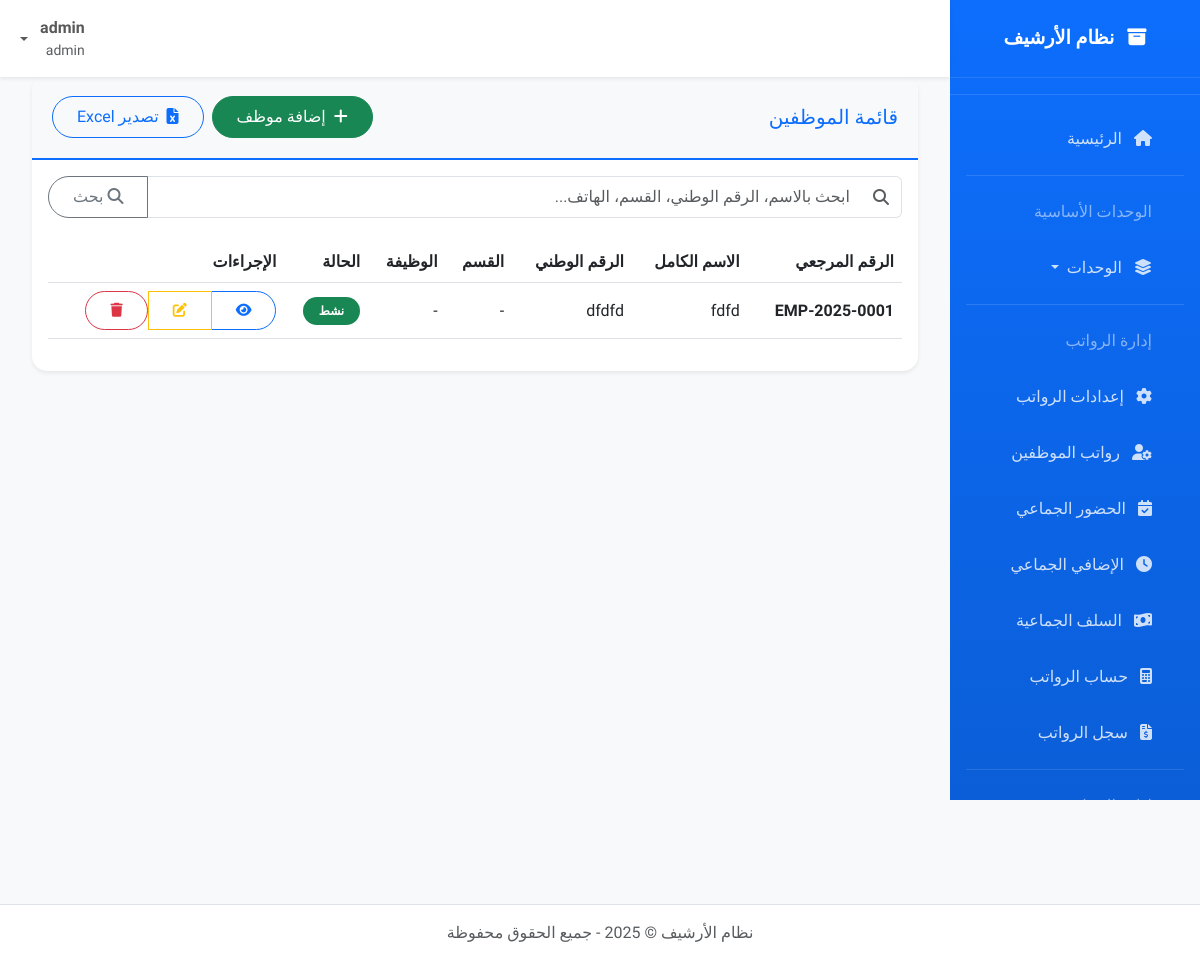
Page /employees (signed in) on the committed database.
### models.py (models this page shows, shortened)
class User(db.Model, UserMixin):
    id = db.Column(db.Integer, primary_key=True)
    username = db.Column(db.String(50), unique=True, nullable=False)
    email = db.Column(db.String(100), unique=True, nullable=False)
    password_hash = db.Column(db.String(128), nullable=False)
    role = db.Column(db.String(20), default='user')  # admin, archivist, user
    created_at = db.Column(db.DateTime, default=datetime.utcnow)
    def is_admin(self):
        return self.role == 'admin'
    def can_edit(self):
        return self.role in ['admin', 'archivist']

class Employee(db.Model):
    id = db.Column(db.Integer, primary_key=True)
    unique_id = db.Column(db.String(50), unique=True, nullable=False, default=lambda: generate_sequential_id("EMP"))
    national_id = db.Column(db.String(20), unique=True, nullable=False)
    full_name = db.Column(db.String(100), nullable=False)
    birth_date = db.Column(db.Date)
    gender = db.Column(db.String(10))
    address = db.Column(db.String(200))
    phone = db.Column(db.String(20))
    email = db.Column(db.String(100))
    department = db.Column(db.String(50))
    position = db.Column(db.String(50))
    hire_date = db.Column(db.Date)
    status = db.Column(db.String(20), default="active")
    notes = db.Column(db.Text)
    created_at = db.Column(db.DateTime, default=datetime.utcnow)
    files = db.relationship('EmployeeFile', backref='employee', lazy=True, cascade="all, delete-orphan")
    salary_info = db.relationship('EmployeeSalary', backref='employee', uselist=False)

### app.py (the view)
@app.route('/employees')
@login_required
def employee_list():
    query = request.args.get('q', '').strip()
    if query:
        employees = Employee.query.filter(
            db.or_(
                Employee.full_name.ilike(f'%{query}%'),
                Employee.national_id.ilike(f'%{query}%'),
                Employee.department.ilike(f'%{query}%'),
                Employee.position.ilike(f'%{query}%'),
                Employee.phone.ilike(f'%{query}%'),
                Employee.email.ilike(f'%{query}%'),
                Employee.notes.ilike(f'%{query}%')
            )
        ).all()
    else:
        employees = Employee.query.all()
    settings = CompanySettings.query.first()
    return render_template('employee/list.html', employees=employees, search_query=query, settings=settings)

### app.py (called while the page is built)
@login_manager.user_loader
def load_user(user_id):
    return User.query.get(int(user_id))

@app.before_request
def create_tables_once():
    if not hasattr(g, 'tables_created'):
        db.create_all()
        os.makedirs(app.config['UPLOAD_FOLDER'], exist_ok=True)
        os.makedirs(os.path.join(app.config['UPLOAD_FOLDER'], 'cars'), exist_ok=True)
        os.makedirs(os.path.join(app.config['UPLOAD_FOLDER'], 'employees'), exist_ok=True)
        os.makedirs(os.path.join(app.config['UPLOAD_FOLDER'], 'documents'), exist_ok=True)
        os.makedirs(os.path.join(app.config['UPLOAD_FOLDER'], 'logos'), exist_ok=True)
        if not CompanySettings.query.first():
            settings = CompanySettings()
            db.session.add(settings)
            db.session.commit()
        g.tables_created = True

@app.context_processor
def inject_current_year():
    return {'current_year': datetime.now().year}

### templates/employee/list.html (shortened to what this page needs)
{% extends "base.html" %}
{% block content %}
<div class="row">
    <div class="col-12">
        <div class="card border-0 shadow-sm">
            <div class="card-header d-flex justify-content-between align-items-center">
                <h5 class="mb-0">قائمة الموظفين</h5>
                <div class="d-flex gap-2">
                    <a href="{{ url_for('add_employee') }}" class="btn btn-success">
                        <i class="fas fa-plus me-1"></i> إضافة موظف
                    </a>
                    <a href="{{ url_for('export_employees') }}" class="btn btn-outline-primary">
                        <i class="fas fa-file-excel me-1"></i> تصدير Excel
                    </a>
                </div>
            </div>
            <div class="card-body">
                <form method="GET" class="mb-4">
                    <div class="input-group">
                        <span class="input-group-text bg-white border-end-0">
                            <i class="fas fa-search text-muted"></i>
                        </span>
                        <input type="text" name="q" class="form-control border-start-0" placeholder="ابحث بالاسم، الرقم الوطني، القسم، الهاتف..." value="{{ search_query or '' }}">
                        <button class="btn btn-outline-secondary" type="submit">
                            <i class="fas fa-search"></i> بحث
                        </button>
                    </div>
                </form>
                <div class="table-responsive">
                    <table class="table table-hover align-middle">
                        <thead>
                            <tr>
                                <th>الرقم المرجعي</th>
                                <th>الاسم الكامل</th>
                                <th>الرقم الوطني</th>
                                <th>القسم</th>
                                <th>الوظيفة</th>
                                <th>الحالة</th>
                                <th>الإجراءات</th>
                            </tr>
                        </thead>
                        <tbody>
                            {% for emp in employees %}
                            <tr>
                                <td class="fw-bold">{{ emp.unique_id }}</td>
                                <td>{{ emp.full_name }}</td>
                                <td>{{ emp.national_id }}</td>
                                <td>{{ emp.department or '-' }}</td>
                                <td>{{ emp.position or '-' }}</td>
                                <td>
                                    <span class="badge bg-{{ 'success' if emp.status == 'active' else 'warning' if emp.status == 'suspended' else 'secondary' }} rounded-pill px-3 py-2">
                                        {% if emp.status == 'active' %}نشط
                                        {% elif emp.status == 'suspended' %}موقوف
                                        {% elif emp.status == 'retired' %}متقاعد
                                        {% endif %}
                                    </span>
                                </td>
                                <td>
                                    <div class="btn-group" role="group">
                                        <a href="{{ url_for('employee_detail', employee_id=emp.id) }}" class="btn btn-sm btn-outline-primary" title="عرض التفاصيل">
                                            <i class="fas fa-eye"></i>
                                        </a>
                                        {% if current_user.can_edit() %}
                                        <a href="{{ url_for('edit_employee', employee_id=emp.id) }}" class="btn btn-sm btn-outline-warning" title="تعديل">
                                            <i class="fas fa-edit"></i>
                                        </a>
                                        <form method="POST" action="{{ url_for('delete_employee', employee_id=emp.id) }}" class="d-inline" onsubmit="return confirm('هل أنت متأكد من حذف هذا الموظف؟')">
                                            <button type="submit" class="btn btn-sm btn-outline-danger" title="حذف">
                                                <i class="fas fa-trash"></i>
                                            </button>
                                        </form>
                                        {% endif %}
                                    </div>
                                </td>
                            </tr>
                            {% endfor %}
                        </tbody>
                    </table>
                </div>
            </div>
        </div>
    </div>
</div>
{% endblock %}

### templates/base.html (shortened to what this page needs)
<!DOCTYPE html>
<html lang="ar" dir="rtl">
<head>
    <link href="https://cdn.jsdelivr.net/npm/bootstrap@5.3.0/dist/css/bootstrap.rtl.min.css" rel="stylesheet">
    <link rel="stylesheet" href="https://cdn.jsdelivr.net/npm/bootstrap-icons@1.10.0/font/bootstrap-icons.css">
    <link href="https://cdnjs.cloudflare.com/ajax/libs/font-awesome/6.4.0/css/all.min.css" rel="stylesheet">
</head>
<body>
    <nav id="sidebar" class="d-none d-lg-block">
        <div class="sidebar-brand">
            <i class="fas fa-archive me-2"></i> <span>نظام الأرشيف</span>
        </div>
        <hr class="text-white-50">
        <ul class="nav flex-column px-3">
            <li class="nav-item">
                <a class="nav-link {% if request.endpoint == 'index' %}active{% endif %}" href="{{ url_for('index') }}">
                    <i class="fas fa-home me-2"></i> <span>الرئيسية</span>
                </a>
            </li>
            <hr class="text-white-50 my-2">
            <li class="nav-item">
                <span class="nav-link text-white-50 small">الوحدات الأساسية</span>
            </li>
            <li class="nav-item dropdown">
                <a class="nav-link dropdown-toggle" href="#" id="basicUnitsDropdown" role="button" data-bs-toggle="dropdown" aria-expanded="false">
                    <i class="fas fa-layer-group me-2"></i> <span>الوحدات</span>
                </a>
            </li>
            <hr class="text-white-50 my-2">
            {% if current_user.is_authenticated and current_user.can_edit() %}
            <li class="nav-item">
                <span class="nav-link text-white-50 small">إدارة الرواتب</span>
            </li>
            <li class="nav-item">
                <a class="nav-link {% if 'salary_settings' in request.endpoint %}active{% endif %}" href="{{ url_for('salary_settings') }}">
                    <i class="fas fa-cog me-2"></i> <span>إعدادات الرواتب</span>
                </a>
            </li>
            <li class="nav-item">
                <a class="nav-link {% if 'salary_employees_list' in request.endpoint %}active{% endif %}" href="{{ url_for('salary_employees_list') }}">
                    <i class="fas fa-user-cog me-2"></i> <span>رواتب الموظفين</span>
                </a>
            </li>
            <li class="nav-item">
                <a class="nav-link {% if 'bulk_attendance' in request.endpoint %}active{% endif %}" href="{{ url_for('bulk_attendance') }}">
                    <i class="fas fa-calendar-check me-2"></i> <span>الحضور الجماعي</span>
                </a>
            </li>
            <li class="nav-item">
                <a class="nav-link {% if 'bulk_overtime' in request.endpoint %}active{% endif %}" href="{{ url_for('bulk_overtime') }}">
                    <i class="fas fa-clock me-2"></i> <span>الإضافي الجماعي</span>
                </a>
            </li>
            <li class="nav-item">
                <a class="nav-link {% if 'bulk_advance' in request.endpoint %}active{% endif %}" href="{{ url_for('bulk_advance') }}">
                    <i class="fas fa-money-bill-wave me-2"></i> <span>السلف الجماعية</span>
                </a>
            </li>
            <li class="nav-item">
                <a class="nav-link {% if 'calculate_payroll' in request.endpoint %}active{% endif %}" href="{{ url_for('calculate_payroll') }}">
                    <i class="fas fa-calculator me-2"></i> <span>حساب الرواتب</span>
                </a>
            </li>
            <li class="nav-item">
                <a class="nav-link {% if 'payroll_list' in request.endpoint %}active{% endif %}" href="{{ url_for('payroll_list') }}">
                    <i class="fas fa-file-invoice-dollar me-2"></i> <span>سجل الرواتب</span>
                </a>
            </li>
            {% endif %}
            <hr class="text-white-50 my-2">
            {% if current_user.is_authenticated and current_user.can_edit() %}
            <li class="nav-item">
                <span class="nav-link text-white-50 small">إدارة المخازن</span>
            </li>
            {% endif %}
        </ul>
    </nav>
    <nav class="navbar navbar-expand-lg navbar-light bg-white shadow-sm top-navbar">
        <div class="container-fluid">
            <div class="navbar-nav ms-auto">
                {% if current_user.is_authenticated %}
                <div class="nav-item dropdown">
                    <a class="nav-link dropdown-toggle d-flex align-items-center" href="#" id="userDropdown" role="button" data-bs-toggle="dropdown">
                        <div class="me-2">
                            <div class="fw-bold">{{ current_user.username }}</div>
                            <div class="small text-muted">{{ current_user.role }}</div>
                        </div>
                    </a>
                </div>
                {% else %}
                <a class="nav-link" href="{{ url_for('login') }}">
                    <i class="fas fa-sign-in-alt me-1"></i> تسجيل الدخول
                </a>
                {% endif %}
            </div>
        </div>
    </nav>
    <main id="main-content">
        <div class="container-fluid">
            {% block content %}{% endblock %}
        </div>
    </main>
    <footer class="bg-white border-top py-3 mt-5">
        <div class="container">
            <div class="text-center text-muted">
                <p class="mb-0">نظام الأرشيف &copy; {{ current_year }} - جميع الحقوق محفوظة</p>
            </div>
        </div>
    </footer>
</body>
</html>

### templates/base.html (style rules this page uses)
:root { --primary-color: #0d6efd; --secondary-color: #6c757d; --success-color: #198754; --danger-color: #dc3545; --warning-color: #ffc107; --info-color: #0dcaf0; }
body { font-family: 'Tajawal', sans-serif; background-color: #f8f9fa; padding-top: 56px; margin: 0; }
#sidebar { position: fixed; top: 0; right: 0; height: 100vh; width: 250px; background: linear-gradient(180deg, #0d6efd 0%, #0b5ed7 100%); color: white; z-index: 1000; overflow-y: auto; transition: transform 0.3s ease, width 0.3s ease; }
#sidebar .sidebar-brand { font-weight: 700; padding: 1.5rem 1rem; text-align: center; font-size: 1.2rem; border-bottom: 1px solid rgba(255,255,255,0.1); }
#sidebar .nav-link { color: rgba(255,255,255,0.8); padding: 0.75rem 1rem; margin: 0.25rem 1rem; border-radius: 0.375rem; transition: all 0.3s ease; }
#main-content { margin-right: 250px; padding: 20px; min-height: 100vh; transition: margin-right 0.3s ease; }
.top-navbar { position: fixed; top: 0; right: 250px; left: 0; z-index: 1030; transition: right 0.3s ease; }
.card { border: none; border-radius: 15px; box-shadow: 0 0.125rem 0.25rem rgba(0,0,0,0.075); margin-bottom: 1.5rem; transition: transform 0.3s ease; }
.card-header { background-color: #f8f9fa; border-bottom: 2px solid var(--primary-color); border-radius: 15px 15px 0 0 !important; padding: 1.25rem; font-weight: 700; color: var(--primary-color); }
.btn { border-radius: 50px; padding: 0.5rem 1.5rem; font-weight: 500; transition: all 0.3s ease; }

### rows in the picture
User: username "admin", role "admin"
Employee: unique_id "EMP-2025-0001", full_name "fdfd", national_id "dfdfd", department "-", position "-", status "نشط"
